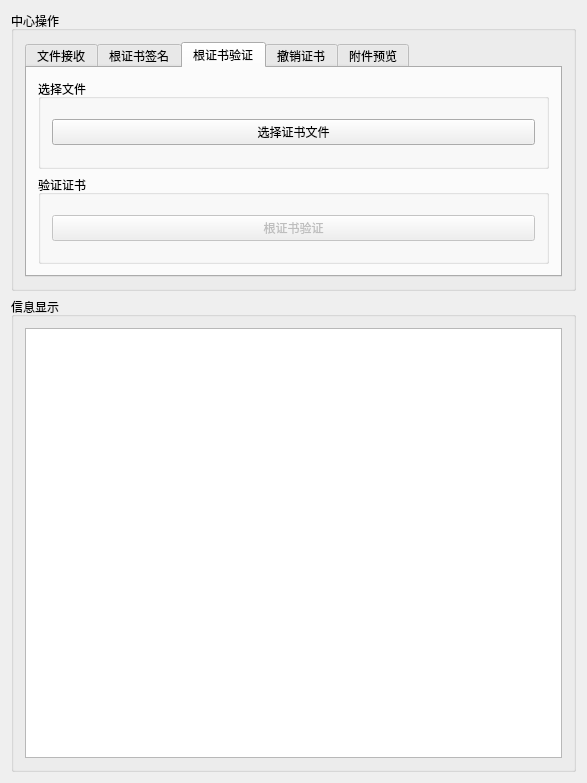
<?xml version="1.0" encoding="UTF-8"?>
<ui version="4.0">
 <class>MainWindow</class>
 <widget class="QMainWindow" name="MainWindow">
  <property name="geometry">
   <rect>
    <x>0</x>
    <y>0</y>
    <width>587</width>
    <height>783</height>
   </rect>
  </property>
  <property name="windowTitle">
   <string>证书中心</string>
  </property>
  <widget class="QWidget" name="centralWidget">
   <layout class="QVBoxLayout" name="verticalLayout">
    <item>
     <widget class="QGroupBox" name="groupBox_2">
      <property name="maximumSize">
       <size>
        <width>16777215</width>
        <height>280</height>
       </size>
      </property>
      <property name="title">
       <string>中心操作</string>
      </property>
      <layout class="QHBoxLayout" name="horizontalLayout_8">
       <item>
        <layout class="QHBoxLayout" name="horizontalLayout_2">
         <item>
          <widget class="QTabWidget" name="tabWidget">
           <property name="maximumSize">
            <size>
             <width>16777215</width>
             <height>240</height>
            </size>
           </property>
           <property name="currentIndex">
            <number>2</number>
           </property>
           <widget class="QWidget" name="tab">
            <attribute name="title">
             <string>文件接收</string>
            </attribute>
            <layout class="QHBoxLayout" name="horizontalLayout_3">
             <item>
              <layout class="QVBoxLayout" name="verticalLayout_2">
               <item>
                <layout class="QHBoxLayout" name="horizontalLayout_6">
                 <item>
                  <widget class="QLabel" name="label">
                   <property name="text">
                    <string>服务器IP</string>
                   </property>
                  </widget>
                 </item>
                 <item>
                  <widget class="QComboBox" name="comboBox">
                   <property name="minimumSize">
                    <size>
                     <width>120</width>
                     <height>0</height>
                    </size>
                   </property>
                  </widget>
                 </item>
                 <item>
                  <spacer name="horizontalSpacer_3">
                   <property name="orientation">
                    <enum>Qt::Horizontal</enum>
                   </property>
                   <property name="sizeHint" stdset="0">
                    <size>
                     <width>40</width>
                     <height>20</height>
                    </size>
                   </property>
                  </spacer>
                 </item>
                 <item>
                  <widget class="QLabel" name="label_2">
                   <property name="text">
                    <string>服务器端口</string>
                   </property>
                  </widget>
                 </item>
                 <item>
                  <widget class="QLineEdit" name="lineEdit">
                   <property name="minimumSize">
                    <size>
                     <width>40</width>
                     <height>0</height>
                    </size>
                   </property>
                   <property name="maximumSize">
                    <size>
                     <width>90</width>
                     <height>16777215</height>
                    </size>
                   </property>
                   <property name="text">
                    <string>12346</string>
                   </property>
                  </widget>
                 </item>
                 <item>
                  <spacer name="horizontalSpacer_2">
                   <property name="orientation">
                    <enum>Qt::Horizontal</enum>
                   </property>
                   <property name="sizeHint" stdset="0">
                    <size>
                     <width>40</width>
                     <height>20</height>
                    </size>
                   </property>
                  </spacer>
                 </item>
                 <item>
                  <spacer name="horizontalSpacer">
                   <property name="orientation">
                    <enum>Qt::Horizontal</enum>
                   </property>
                   <property name="sizeHint" stdset="0">
                    <size>
                     <width>40</width>
                     <height>20</height>
                    </size>
                   </property>
                  </spacer>
                 </item>
                 <item>
                  <widget class="QPushButton" name="pushButton_6">
                   <property name="text">
                    <string>刷新IP</string>
                   </property>
                  </widget>
                 </item>
                 <item>
                  <spacer name="horizontalSpacer_5">
                   <property name="orientation">
                    <enum>Qt::Horizontal</enum>
                   </property>
                   <property name="sizeHint" stdset="0">
                    <size>
                     <width>40</width>
                     <height>20</height>
                    </size>
                   </property>
                  </spacer>
                 </item>
                 <item>
                  <widget class="QPushButton" name="pushButton">
                   <property name="text">
                    <string>开启服务器</string>
                   </property>
                  </widget>
                 </item>
                 <item>
                  <spacer name="horizontalSpacer_4">
                   <property name="orientation">
                    <enum>Qt::Horizontal</enum>
                   </property>
                   <property name="sizeHint" stdset="0">
                    <size>
                     <width>40</width>
                     <height>20</height>
                    </size>
                   </property>
                  </spacer>
                 </item>
                </layout>
               </item>
               <item>
                <layout class="QHBoxLayout" name="horizontalLayout_7">
                 <item>
                  <widget class="QLabel" name="label_3">
                   <property name="text">
                    <string>接收进度</string>
                   </property>
                  </widget>
                 </item>
                 <item>
                  <widget class="QProgressBar" name="progressBar">
                   <property name="value">
                    <number>0</number>
                   </property>
                  </widget>
                 </item>
                </layout>
               </item>
              </layout>
             </item>
            </layout>
           </widget>
           <widget class="QWidget" name="tab_3">
            <attribute name="title">
             <string>根证书签名</string>
            </attribute>
            <layout class="QHBoxLayout" name="horizontalLayout_10">
             <item>
              <layout class="QHBoxLayout" name="horizontalLayout_9">
               <item>
                <widget class="QGroupBox" name="groupBox_3">
                 <property name="title">
                  <string>签名列表</string>
                 </property>
                 <layout class="QHBoxLayout" name="horizontalLayout_11">
                  <item>
                   <widget class="QListWidget" name="listWidget">
                    <property name="minimumSize">
                     <size>
                      <width>300</width>
                      <height>0</height>
                     </size>
                    </property>
                   </widget>
                  </item>
                 </layout>
                </widget>
               </item>
              </layout>
             </item>
             <item>
              <layout class="QVBoxLayout" name="verticalLayout_7">
               <item>
                <layout class="QVBoxLayout" name="verticalLayout_3">
                 <item>
                  <widget class="QGroupBox" name="groupBox_4">
                   <property name="title">
                    <string>证书签发</string>
                   </property>
                   <layout class="QVBoxLayout" name="verticalLayout_6">
                    <item>
                     <spacer name="verticalSpacer_2">
                      <property name="orientation">
                       <enum>Qt::Vertical</enum>
                      </property>
                      <property name="sizeHint" stdset="0">
                       <size>
                        <width>20</width>
                        <height>40</height>
                       </size>
                      </property>
                     </spacer>
                    </item>
                    <item>
                     <widget class="QPushButton" name="pushButton_4">
                      <property name="maximumSize">
                       <size>
                        <width>150</width>
                        <height>16777215</height>
                       </size>
                      </property>
                      <property name="text">
                       <string>选择文件</string>
                      </property>
                     </widget>
                    </item>
                    <item>
                     <spacer name="verticalSpacer">
                      <property name="orientation">
                       <enum>Qt::Vertical</enum>
                      </property>
                      <property name="sizeHint" stdset="0">
                       <size>
                        <width>20</width>
                        <height>40</height>
                       </size>
                      </property>
                     </spacer>
                    </item>
                    <item>
                     <layout class="QHBoxLayout" name="horizontalLayout">
                      <item>
                       <widget class="QLabel" name="label_4">
                        <property name="text">
                         <string>天数</string>
                        </property>
                       </widget>
                      </item>
                      <item>
                       <widget class="QComboBox" name="comboBox_2">
                        <property name="maximumSize">
                         <size>
                          <width>70</width>
                          <height>16777215</height>
                         </size>
                        </property>
                        <property name="editable">
                         <bool>true</bool>
                        </property>
                        <property name="currentText">
                         <string>5</string>
                        </property>
                        <item>
                         <property name="text">
                          <string>5</string>
                         </property>
                        </item>
                        <item>
                         <property name="text">
                          <string>10</string>
                         </property>
                        </item>
                        <item>
                         <property name="text">
                          <string>30</string>
                         </property>
                        </item>
                        <item>
                         <property name="text">
                          <string>60</string>
                         </property>
                        </item>
                        <item>
                         <property name="text">
                          <string>120</string>
                         </property>
                        </item>
                        <item>
                         <property name="text">
                          <string>365</string>
                         </property>
                        </item>
                       </widget>
                      </item>
                     </layout>
                    </item>
                    <item>
                     <widget class="QPushButton" name="pushButton_5">
                      <property name="enabled">
                       <bool>false</bool>
                      </property>
                      <property name="maximumSize">
                       <size>
                        <width>150</width>
                        <height>16777215</height>
                       </size>
                      </property>
                      <property name="text">
                       <string>根证书签名</string>
                      </property>
                     </widget>
                    </item>
                    <item>
                     <spacer name="verticalSpacer_3">
                      <property name="orientation">
                       <enum>Qt::Vertical</enum>
                      </property>
                      <property name="sizeHint" stdset="0">
                       <size>
                        <width>20</width>
                        <height>40</height>
                       </size>
                      </property>
                     </spacer>
                    </item>
                   </layout>
                  </widget>
                 </item>
                </layout>
               </item>
               <item>
                <layout class="QVBoxLayout" name="verticalLayout_4">
                 <item>
                  <widget class="QGroupBox" name="groupBox_5">
                   <property name="title">
                    <string>证书吊销</string>
                   </property>
                   <layout class="QVBoxLayout" name="verticalLayout_5">
                    <item>
                     <widget class="QPushButton" name="pushButton_3">
                      <property name="enabled">
                       <bool>false</bool>
                      </property>
                      <property name="minimumSize">
                       <size>
                        <width>0</width>
                        <height>0</height>
                       </size>
                      </property>
                      <property name="maximumSize">
                       <size>
                        <width>150</width>
                        <height>16777215</height>
                       </size>
                      </property>
                      <property name="text">
                       <string>撤销证书</string>
                      </property>
                     </widget>
                    </item>
                   </layout>
                  </widget>
                 </item>
                </layout>
               </item>
              </layout>
             </item>
            </layout>
           </widget>
           <widget class="QWidget" name="tab_2">
            <attribute name="title">
             <string>根证书验证</string>
            </attribute>
            <layout class="QHBoxLayout" name="horizontalLayout_4">
             <item>
              <layout class="QVBoxLayout" name="verticalLayout_12">
               <item>
                <layout class="QVBoxLayout" name="verticalLayout_13">
                 <item>
                  <widget class="QGroupBox" name="groupBox_10">
                   <property name="title">
                    <string>选择文件</string>
                   </property>
                   <layout class="QVBoxLayout" name="verticalLayout_15">
                    <item>
                     <widget class="QPushButton" name="pushButton_2">
                      <property name="text">
                       <string>选择证书文件</string>
                      </property>
                     </widget>
                    </item>
                   </layout>
                  </widget>
                 </item>
                </layout>
               </item>
               <item>
                <layout class="QVBoxLayout" name="verticalLayout_14">
                 <item>
                  <widget class="QGroupBox" name="groupBox_11">
                   <property name="title">
                    <string>验证证书</string>
                   </property>
                   <layout class="QHBoxLayout" name="horizontalLayout_26">
                    <item>
                     <widget class="QPushButton" name="pushButton_10">
                      <property name="enabled">
                       <bool>false</bool>
                      </property>
                      <property name="text">
                       <string>根证书验证</string>
                      </property>
                     </widget>
                    </item>
                   </layout>
                  </widget>
                 </item>
                </layout>
               </item>
              </layout>
             </item>
            </layout>
           </widget>
           <widget class="QWidget" name="tab_4">
            <attribute name="title">
             <string>撤销证书</string>
            </attribute>
            <layout class="QHBoxLayout" name="horizontalLayout_13">
             <item>
              <layout class="QHBoxLayout" name="horizontalLayout_12">
               <item>
                <widget class="QGroupBox" name="groupBox_6">
                 <property name="title">
                  <string>撤销列表</string>
                 </property>
                 <layout class="QHBoxLayout" name="horizontalLayout_14">
                  <item>
                   <widget class="QListWidget" name="listWidget_2">
                    <property name="minimumSize">
                     <size>
                      <width>300</width>
                      <height>0</height>
                     </size>
                    </property>
                   </widget>
                  </item>
                 </layout>
                </widget>
               </item>
              </layout>
             </item>
             <item>
              <layout class="QVBoxLayout" name="verticalLayout_8">
               <item>
                <layout class="QVBoxLayout" name="verticalLayout_10">
                 <item>
                  <widget class="QGroupBox" name="groupBox_7">
                   <property name="sizePolicy">
                    <sizepolicy hsizetype="Preferred" vsizetype="Fixed">
                     <horstretch>0</horstretch>
                     <verstretch>0</verstretch>
                    </sizepolicy>
                   </property>
                   <property name="minimumSize">
                    <size>
                     <width>0</width>
                     <height>0</height>
                    </size>
                   </property>
                   <property name="title">
                    <string>证书吊销</string>
                   </property>
                   <layout class="QVBoxLayout" name="verticalLayout_9">
                    <item>
                     <spacer name="verticalSpacer_4">
                      <property name="orientation">
                       <enum>Qt::Vertical</enum>
                      </property>
                      <property name="sizeHint" stdset="0">
                       <size>
                        <width>20</width>
                        <height>40</height>
                       </size>
                      </property>
                     </spacer>
                    </item>
                    <item>
                     <widget class="QPushButton" name="pushButton_9">
                      <property name="text">
                       <string>生成撤销链</string>
                      </property>
                     </widget>
                    </item>
                    <item>
                     <spacer name="verticalSpacer_7">
                      <property name="orientation">
                       <enum>Qt::Vertical</enum>
                      </property>
                      <property name="sizeHint" stdset="0">
                       <size>
                        <width>20</width>
                        <height>40</height>
                       </size>
                      </property>
                     </spacer>
                    </item>
                    <item>
                     <layout class="QHBoxLayout" name="horizontalLayout_17">
                      <item>
                       <widget class="QLabel" name="label_5">
                        <property name="sizePolicy">
                         <sizepolicy hsizetype="Fixed" vsizetype="Preferred">
                          <horstretch>0</horstretch>
                          <verstretch>0</verstretch>
                         </sizepolicy>
                        </property>
                        <property name="maximumSize">
                         <size>
                          <width>16777215</width>
                          <height>20</height>
                         </size>
                        </property>
                        <property name="text">
                         <string>序列号</string>
                        </property>
                       </widget>
                      </item>
                      <item>
                       <widget class="QLineEdit" name="lineEdit_2">
                        <property name="sizePolicy">
                         <sizepolicy hsizetype="Minimum" vsizetype="Fixed">
                          <horstretch>0</horstretch>
                          <verstretch>0</verstretch>
                         </sizepolicy>
                        </property>
                        <property name="minimumSize">
                         <size>
                          <width>0</width>
                          <height>0</height>
                         </size>
                        </property>
                        <property name="maximumSize">
                         <size>
                          <width>30</width>
                          <height>16777215</height>
                         </size>
                        </property>
                       </widget>
                      </item>
                     </layout>
                    </item>
                    <item>
                     <spacer name="verticalSpacer_6">
                      <property name="orientation">
                       <enum>Qt::Vertical</enum>
                      </property>
                      <property name="sizeHint" stdset="0">
                       <size>
                        <width>20</width>
                        <height>40</height>
                       </size>
                      </property>
                     </spacer>
                    </item>
                    <item>
                     <widget class="QPushButton" name="pushButton_7">
                      <property name="minimumSize">
                       <size>
                        <width>0</width>
                        <height>0</height>
                       </size>
                      </property>
                      <property name="maximumSize">
                       <size>
                        <width>100</width>
                        <height>16777215</height>
                       </size>
                      </property>
                      <property name="text">
                       <string>撤销证书</string>
                      </property>
                     </widget>
                    </item>
                    <item>
                     <spacer name="verticalSpacer_5">
                      <property name="orientation">
                       <enum>Qt::Vertical</enum>
                      </property>
                      <property name="sizeHint" stdset="0">
                       <size>
                        <width>20</width>
                        <height>40</height>
                       </size>
                      </property>
                     </spacer>
                    </item>
                   </layout>
                  </widget>
                 </item>
                </layout>
               </item>
               <item>
                <layout class="QHBoxLayout" name="horizontalLayout_16">
                 <item>
                  <widget class="QGroupBox" name="groupBox_8">
                   <property name="title">
                    <string>证书恢复</string>
                   </property>
                   <layout class="QHBoxLayout" name="horizontalLayout_15">
                    <item>
                     <widget class="QPushButton" name="pushButton_8">
                      <property name="enabled">
                       <bool>false</bool>
                      </property>
                      <property name="maximumSize">
                       <size>
                        <width>100</width>
                        <height>16777215</height>
                       </size>
                      </property>
                      <property name="text">
                       <string>恢复证书</string>
                      </property>
                     </widget>
                    </item>
                   </layout>
                  </widget>
                 </item>
                </layout>
               </item>
              </layout>
             </item>
            </layout>
           </widget>
           <widget class="QWidget" name="tab_5">
            <attribute name="title">
             <string>附件预览</string>
            </attribute>
            <layout class="QHBoxLayout" name="horizontalLayout_27">
             <item>
              <widget class="QTreeView" name="treeView"/>
             </item>
            </layout>
           </widget>
          </widget>
         </item>
        </layout>
       </item>
      </layout>
     </widget>
    </item>
    <item>
     <widget class="QGroupBox" name="groupBox">
      <property name="title">
       <string>信息显示</string>
      </property>
      <layout class="QHBoxLayout" name="horizontalLayout_5">
       <item>
        <widget class="QTextBrowser" name="textBrowser">
         <property name="minimumSize">
          <size>
           <width>0</width>
           <height>200</height>
          </size>
         </property>
        </widget>
       </item>
      </layout>
     </widget>
    </item>
   </layout>
  </widget>
  <widget class="QMenuBar" name="menuBar">
   <property name="geometry">
    <rect>
     <x>0</x>
     <y>0</y>
     <width>587</width>
     <height>22</height>
    </rect>
   </property>
  </widget>
 </widget>
 <layoutdefault spacing="6" margin="11"/>
 <resources/>
 <connections/>
</ui>
